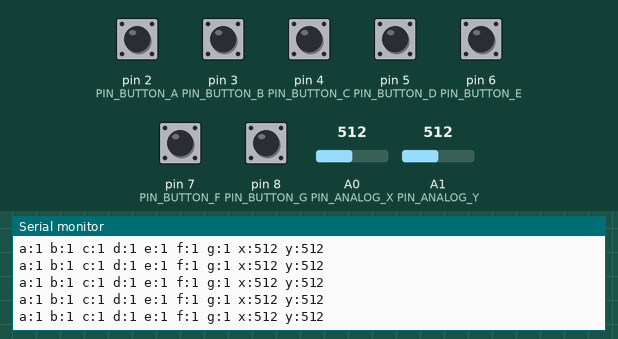
This sketch was run on a simulated Arduino Uno, built with avr-gcc and run on an emulated ATmega328P. Shown: the last lines printed to the serial monitor. The inputs (shaded band) are chosen by the test bench; at power-on: pin 2 (PIN_BUTTON_A), pin 3 (PIN_BUTTON_B), pin 4 (PIN_BUTTON_C), pin 5 (PIN_BUTTON_D), pin 6 (PIN_BUTTON_E), pin 7 (PIN_BUTTON_F), pin 8 (PIN_BUTTON_G) HIGH, A0 (PIN_ANALOG_X) = 512, A1 (PIN_ANALOG_Y) = 512.

Above: at 1.2 s.
1.3 s: A0 (PIN_ANALOG_X) set to 108
At 1.38 s:
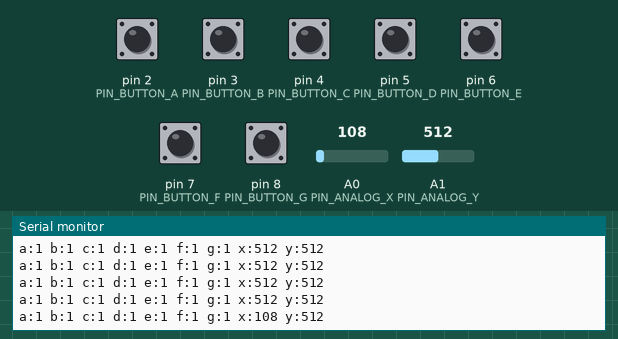
4.3 s: A0 (PIN_ANALOG_X) set to 92
At 4.3 s:
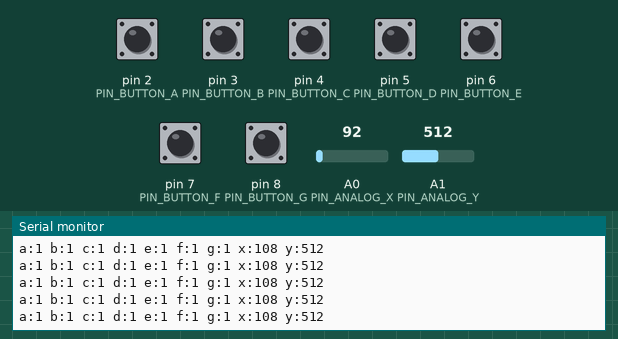
7.3 s: A1 (PIN_ANALOG_Y) set to 105
At 7.33 s:
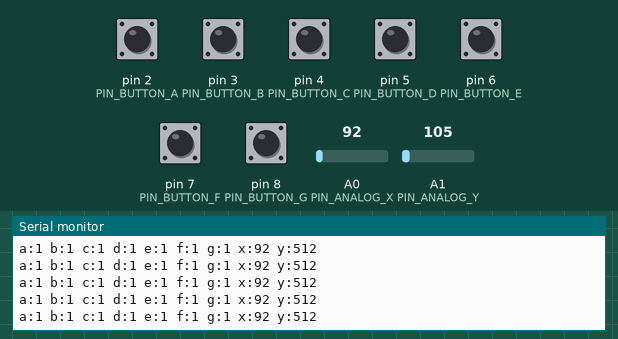
10.3 s: A1 (PIN_ANALOG_Y) set to 95
At 10.32 s:
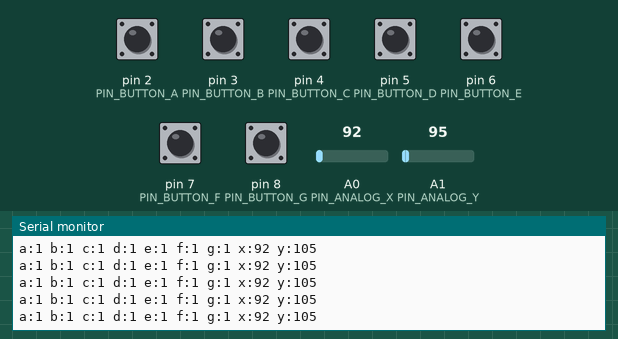

Measured:
- after the input at 1.3 s, the serial monitor: prints a new line after 0.05 s (image 1)

The sketch:

JoystickArduinoBasicExample.ino
```cpp
/*
Shield Layout
Pin 	# 	KEY
D0(RX) 	0 	NULL
D1(TX) 	1 	NULL
D2 	2 	KEY A
D3 	3 	KEY B
D4 	4 	KEY C
D5 	5 	KEY D
D6 	6 	KEY E
D7 	7 	KEY F
D8 	8 	KEY Down
Nokoia 5110 LCD
Pin 	# 	KEY
D9 	9 	SCLK
D10 	10 	CSN
D11 	11 	D/C
D12 	12 	RST
D13 	13 	SCE
nRF24L01
Pin 	# 	KEY
D9 	9 	SCE
D10 	10 	CSN
D11 	11 	SCK
D12 	12 	MOSI
D13 	13 	MISO


  A basic sketch to demonstrate reading values from the joystick shield

  How to use:

    * Connect joystick shield to your Arduino
    * Upload this sketch to your Arduino
    * Open the Arduino IDE Serial Monitor (set to 9600 baud)
    * Waggle joystick, push buttons

  Requires:

    * Arduino
    * SparkFun Joystick Shield

  Written for SparkFun Arduino Inventor's Kit CIRC-JOY

  Based on original example by Ryan Owens

 */


// Store the Arduino pin associated with each input
const byte PIN_BUTTON_A = 2; // Select button is triggered when joystick is pressed
const byte PIN_BUTTON_B = 3;
const byte PIN_BUTTON_C = 4;
const byte PIN_BUTTON_D = 5;
const byte PIN_BUTTON_E = 6;
const byte PIN_BUTTON_F = 7;
const byte PIN_BUTTON_G = 8;


const byte PIN_ANALOG_X = 0;
const byte PIN_ANALOG_Y = 1;


void setup() {
  Serial.begin(9600);

  // Specify each pin connected to a pushbutton as an input.
  // Also enable the Arduino's internal "pull-up" resistors
  // for each pushbutton we want to read--this means the shield
  // doesn't need to have resistors on it.
  // Note that when a pull-up resistor is used on a pin the
  // meaning of the values read are reversed compared to their
  // usual meanings:
  //    * HIGH = the button is not pressed
  //    * LOW = the button is pressed
  pinMode(PIN_BUTTON_A, INPUT);
  digitalWrite(PIN_BUTTON_A, HIGH);

  pinMode(PIN_BUTTON_B, INPUT);
  digitalWrite(PIN_BUTTON_B, HIGH);

  pinMode(PIN_BUTTON_C, INPUT);
  digitalWrite(PIN_BUTTON_C, HIGH);

  pinMode(PIN_BUTTON_D, INPUT);
  digitalWrite(PIN_BUTTON_D, HIGH);

  pinMode(PIN_BUTTON_E, INPUT);
  digitalWrite(PIN_BUTTON_E, HIGH);

  pinMode(PIN_BUTTON_F, INPUT);
  digitalWrite(PIN_BUTTON_F, HIGH);

  pinMode(PIN_BUTTON_G, INPUT);
  digitalWrite(PIN_BUTTON_G, HIGH);

}


void loop() {
  // Print the current values of the inputs (joystick and
  // buttons) to the console.
  Serial.print("a:");
  Serial.print(digitalRead(PIN_BUTTON_A));
  Serial.print(" ");

  Serial.print("b:");
  Serial.print(digitalRead(PIN_BUTTON_B));
  Serial.print(" ");

  Serial.print("c:");
  Serial.print(digitalRead(PIN_BUTTON_C));
  Serial.print(" ");

  Serial.print("d:");
  Serial.print(digitalRead(PIN_BUTTON_D));
  Serial.print(" ");

  Serial.print("e:");
  Serial.print(digitalRead(PIN_BUTTON_E));
  Serial.print(" ");

  Serial.print("f:");
  Serial.print(digitalRead(PIN_BUTTON_F));
  Serial.print(" ");

  Serial.print("g:");
  Serial.print(digitalRead(PIN_BUTTON_G));
  Serial.print(" ");

  Serial.print("x:");
  Serial.print(analogRead(PIN_ANALOG_X));
  Serial.print(" ");

  Serial.print("y:");
  Serial.print(analogRead(PIN_ANALOG_Y));
  Serial.print(" ");


  Serial.println();
}
```
